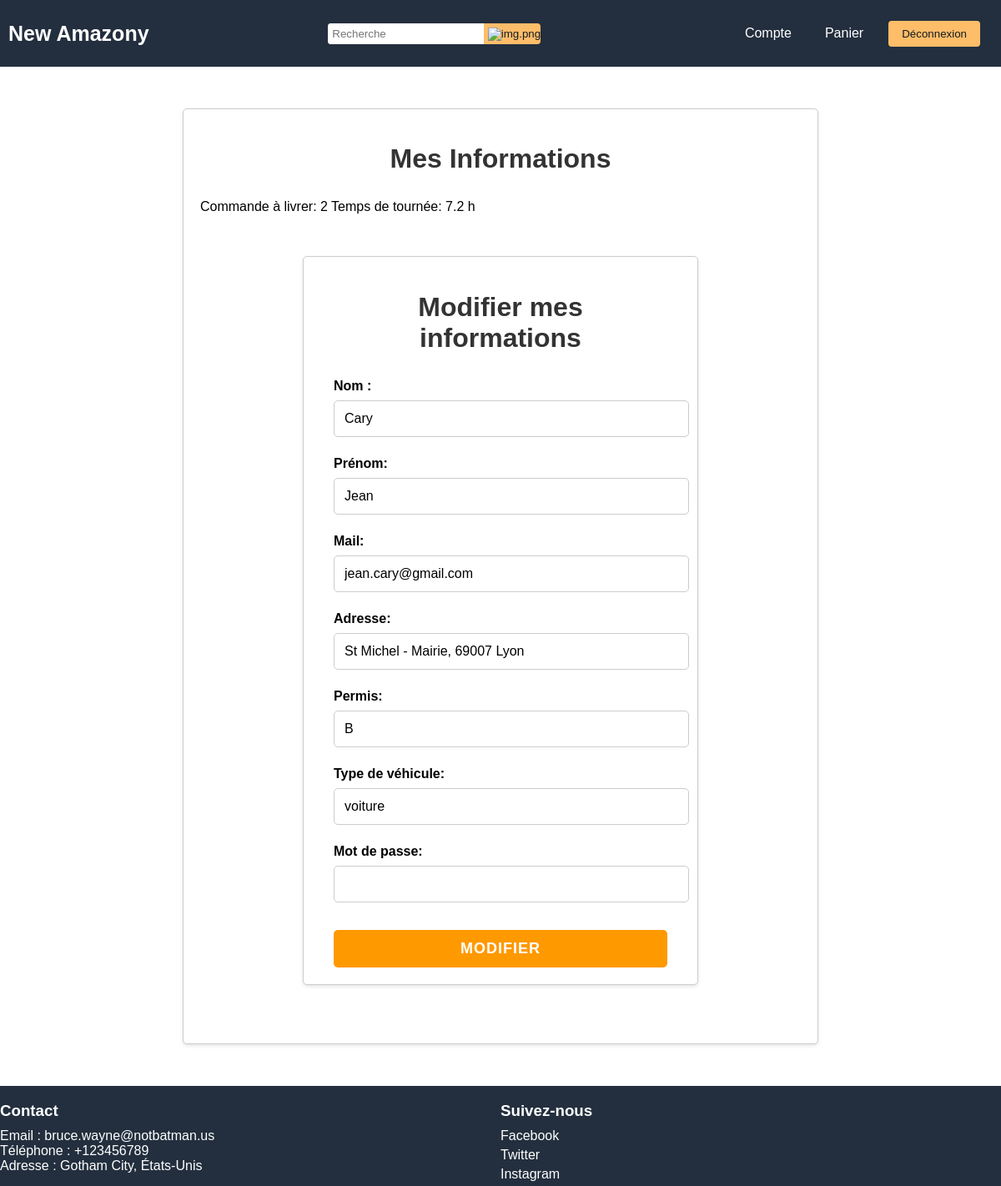
Page /php/mes_informations.php (signed in) on the committed database.
### tables this page shows
CREATE TABLE IF NOT EXISTS `livreur` (
  `Prénom` varchar(50) NOT NULL,
  `Nom` varchar(50) NOT NULL,
  `Cmd_a_Livrer` int DEFAULT '0',
  `Adresse` varchar(500) NOT NULL,
  `Permis` varchar(15) NOT NULL,
  `Type_Véhicule` varchar(50) NOT NULL,
  `Temps_Tournee` float DEFAULT NULL,
  `ID` int NOT NULL AUTO_INCREMENT,
  `email` varchar(100) NOT NULL,
  `mdp` varchar(50) NOT NULL,
  `contrat` blob,
  PRIMARY KEY (`ID`),
  KEY `Cmd_a_Livrer` (`Cmd_a_Livrer`)
);

### php/fonction_get.php (called while the page is built, shortened)
<?php
require_once "fonction_update.php";
function recup_Data_Livreur($ID_Liv){
    global $link;
    $data = [];
    $sql_data = "SELECT * FROM livreur WHERE ID = $ID_Liv";
    $res_data = mysqli_query($link, $sql_data);
    $sql = "DESCRIBE livreur";
    $result = $link->query($sql);
    $obj = mysqli_fetch_object($res_data);
    while($row = $result->fetch_assoc()){
        $var = $row['Field'];
        $data[$var] = $obj->$var;
    }
    return $data;
}
?>

### php/mes_informations.php (the view, shortened to what this page needs)
<!DOCTYPE html>
<html>
<head>
  <link rel="stylesheet" type="text/css" href="/projet_pedago/css/mes_informations.css" href="/projet_pedago/css/Main.css">
</head>
<?php
  include ("header.php");
  $id = $_SESSION['Connexion'][0];
  if($_SESSION['Connexion'][1] == 'client'){
    $data = recup_Data_Client($id);
  }elseif($_SESSION['Connexion'][1] == 'vendeur' || $_SESSION['Connexion'][1] == 'admin'){
    $data = recup_Data_Vendeur($id);
  }elseif($_SESSION['Connexion'][1] == 'livreur'){
    $data = recup_Data_Livreur($id);
  }
?>
<body>
    <div class="info-container">
      <h1>Mes Informations</h1>
      <?php
       if ($_SESSION['Connexion'][1] == 'client'){
          ?>
      <form class="account-form" id="modifie" name="modifie" action="mes_informations.php" method="POST">
        <h2>Modifier mes informations</h2>
        <label for="account-name">Nom :</label>
        <input class="modifier-input"  type="text" id="account-name" name="account-name" value="<?php echo(htmlspecialchars($data["Nom"])); ?>" required>
        <label for="account-surname">Prénom:</label>
        <input class="modifier-input" value="<?php echo(htmlspecialchars($data["Prénom"]));?>" type="text" id="account-surname" name="account-surname" required>
        <label for="account-mail">Mail :</label>
        <input class="modifier-input" value="<?php echo(htmlspecialchars($data["Mail"]));?>" type="email" id="account-mail" name="account-mail" required>
        <label for="account-tel">Tel :</label>
        <input class="modifier-input" value="<?php echo(htmlspecialchars($data["Tel"]));?>" type="number" min="0" id="account-tel" step ="1" name="account-tel" required>
        <label for="account-adresse">Adresse :</label>
        <input class="modifier-input" value="<?php echo(htmlspecialchars($data["Adresse"]));?>" type="text" id="account-adresse" name="account-adresse" required>
         <br>
         <br>
        <label for="account-abonnement"> abonnement : <?php echo(htmlspecialchars($data["Date_contrat"]));?></label>
          <br>
        <label for="account-numCB"> Numéro CB</label>
        <input class="modifier-input" value="<?php echo(htmlspecialchars($data["numero_CB"]));?>" type="number" min="0" step ="1" id="account-numCB" name="account-numCB" >
        <label for="account-dateCB"> Date CB</label>
        <input class="modifier-input" value="<?php echo(htmlspecialchars($data["date_CB"]));?>" type="date" id="account-dateCB" name="account-dateCB" >
        <label for="account-cryptoCB"> Crypto CB</label>
        <input class="modifier-input" value="<?php echo(htmlspecialchars($data["crypto_CB"]));?>" type="number" min="0" step ="1" id="account-cryptoCB" name="account-cryptoCB" >
        <label for="account-mot_de_passe">Mot de passe:</label>
        <input class="modifier-input"  type='password' id='account-mot_de_passe' name='account-mdp' required>
        <button type="submit" name="modifier" class="account-button">Modifier</button>
      </form>
    </div>
  <?php
      }elseif($_SESSION['Connexion'][1] == 'livreur'){
  ?>
          <label for="account-cmd_a_livrer">Commande à livrer: <?php echo(htmlspecialchars($data["Cmd_a_Livrer"]));?></label>
          <label for="account-temps_tournee">Temps de tournée: <?php echo(htmlspecialchars($data["Temps_Tournee"]));?> h</label>
    <div class="info-container">
      <form class="account-form" id="modifie" name="modifie" action="mes_informations.php" method="POST">
        <h1>Modifier mes informations</h1>
        <label for="account-name">Nom :</label>
        <input class="modifier-input" type="text" id="account-name" name="account-name" value="<?php echo(htmlspecialchars($data["Nom"])); ?>" required>
        <label for="account-surname">Prénom:</label>
        <input class="modifier-input"  type="text" id="account-surname" name="account-surname" value="<?php echo(htmlspecialchars($data["Prénom"]));?>" required>
        <label for="account-mail">Mail:</label>
        <input class="modifier-input" value="<?php echo(htmlspecialchars($data["email"]));?>" type="email" id="account-mail" name="account-mail" required>
        <label for="account-adresse">Adresse:</label>
        <input class="modifier-input"  type="text" id="account-adresse" name="account-adresse" value="<?php echo(htmlspecialchars($data["Adresse"]));?>" required>
        <label for="account-permis">Permis:</label>
        <input class="modifier-input"  type="text" id="account-permis" name="account-permis" value="<?php echo(htmlspecialchars($data["Permis"]));?>" required>
        <label for="account-type_vehicule">Type de véhicule:</label>
        <input class="modifier-input"  type="text" id="account-type_vehicule" name="account-type_vehicule" value="<?php echo(htmlspecialchars($data["Type_Véhicule"]));?>" required>
        <label for="account-mot_de_passe">Mot de passe:</label>
        <input class="modifier-input"  type='password' id='account-mot_de_passe' name='account-mdp' required>
        <button type="submit" name="modifier" class="account-button">Modifier</button>
      </form>
    </div>
  <?php
      }
  ?>
  </div>
</body>
</html>
<?php
  include ("footer.php");
?>

### css/mes_informations.css (style rules this page uses)
body { font-family: "Arial", sans-serif; background-color: #f5f5f5; }
.info-container { width: 60%; margin: 50px auto; padding: 20px; background-color: #fff; border: 1px solid #ccc; border-radius: 5px; box-shadow: 0 2px 4px rgba(0, 0, 0, 0.1); }
h1, h2 { text-align: center; font-family: "Helvetica", sans-serif; color: #333; }
h1 { font-size: 32px; margin-bottom: 30px; }
.account-form { max-width: 400px; margin: 0 auto; }
.account-form label { display: block; margin-top: 15px; font-weight: bold; font-size: 16px; }
.account-form input, .account-form select { width: 100%; padding: 12px; margin: 8px 0; border: 1px solid #ccc; border-radius: 5px; font-size: 16px; }
.account-button { width: 100%; padding: 12px 20px; margin-top: 25px; background-color: #ff9900; color: #fff; border: none; border-radius: 5px; cursor: pointer; font-size: 18px; font-weight: bold; text-transform: uppercase; letter-spacing: 1px; }

### css/Main.css (style rules this page uses)
body { font-family: Arial, sans-serif; background-color: #fff; margin: 0; padding: 0; height: 100%; }

### rows in the picture
livreur: Cmd_a_Livrer "2", Temps_Tournee "7.2", account-name "Cary", account-surname "Jean", account-mail "jean.cary@gmail.com", account-adresse "St Michel - Mairie, 69007 Lyon", account-permis "B", account-type_vehicule "voiture"
